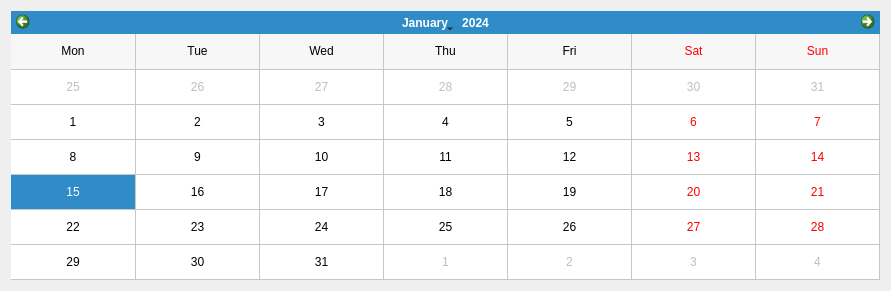
<?xml version="1.0" encoding="UTF-8"?>
<ui version="4.0">
 <class>CalendarWidget</class>
 <widget class="QWidget" name="CalendarWidget">
  <property name="geometry">
   <rect>
    <x>0</x>
    <y>0</y>
    <width>891</width>
    <height>291</height>
   </rect>
  </property>
  <property name="windowTitle">
   <string>Form</string>
  </property>
  <layout class="QHBoxLayout" name="horizontalLayout">
   <item>
    <widget class="QCalendarWidget" name="calendarWidget">
     <property name="firstDayOfWeek">
      <enum>Qt::Monday</enum>
     </property>
     <property name="gridVisible">
      <bool>true</bool>
     </property>
     <property name="verticalHeaderFormat">
      <enum>QCalendarWidget::NoVerticalHeader</enum>
     </property>
    </widget>
   </item>
  </layout>
 </widget>
 <resources/>
 <connections/>
</ui>
